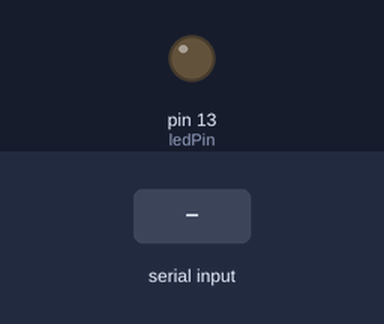
The sketch below on a simulated Arduino Uno, built with avr-gcc and run on an emulated ATmega328P. Shown: output pins drawn as LEDs (lit = HIGH). Dashed ring = blinking. The inputs (shaded band) are chosen by the test bench. What the sketch prints to the serial monitor is not drawn.

Above: at 1.2 s.
1.3 s: "90,45\n" received over Serial
At 1.4 s:
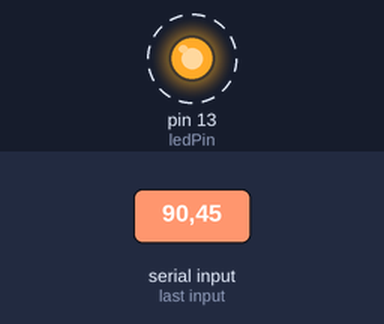
Timing chart, 0 to 9.9 s (numbered marks = the images above; inputs shaded):
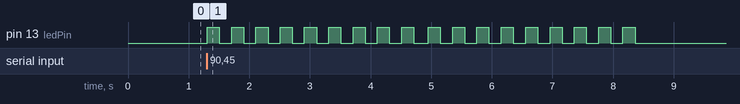

The sketch:

Ex_2_3.ino
```cpp
/*

  예제 2.3
  컴퓨터로부터 시리얼 통신을 통하여 데이터 수신하기의 예제입니다

*/
const int ledPin = 13;        //제어할 핀 번호
int blinkNumber = 0;          //핀 점멸 회수제어 변수
void setup()
{
  Serial.begin(9600);
  pinMode(ledPin,OUTPUT);     //13번 핀에 대해 output으로 설정
}

void loop()
{
  if(Serial.available())
  {
    char val = Serial.read(); //시리얼 모니터로부터 값 읽기 block됨
    if(isDigit(val))          //0~9의 숫자이면 True 반환, isDigit()함수
    {
      blinkNumber=(val-'0');  //ASCII 0~9를 DEC 0~9로 변환하기 위해 ASCII기준 문자 0값 뺄셈
      Serial.print("입력값으로 ");
      Serial.print(blinkNumber);
      Serial.println("이 들어옴");
    }
  }
  for(char i = 0; i < blinkNumber; i++)
  {
    Serial.print("ledPin 13번 점멸 ");
    Serial.print(int(i));
    Serial.println("번째 반복 중");
    digitalWrite(ledPin, HIGH); //led on
    delay(200);
    digitalWrite(ledPin,LOW);   //led off
    delay(200);
  }
  blinkNumber = 0;
}
```

Measured:
- after the input at 1.3 s, pin 13 (ledPin): alternates HIGH for 0.20 s and LOW for 0.20 s, 36 changes in all, then stays LOW, starting at once
